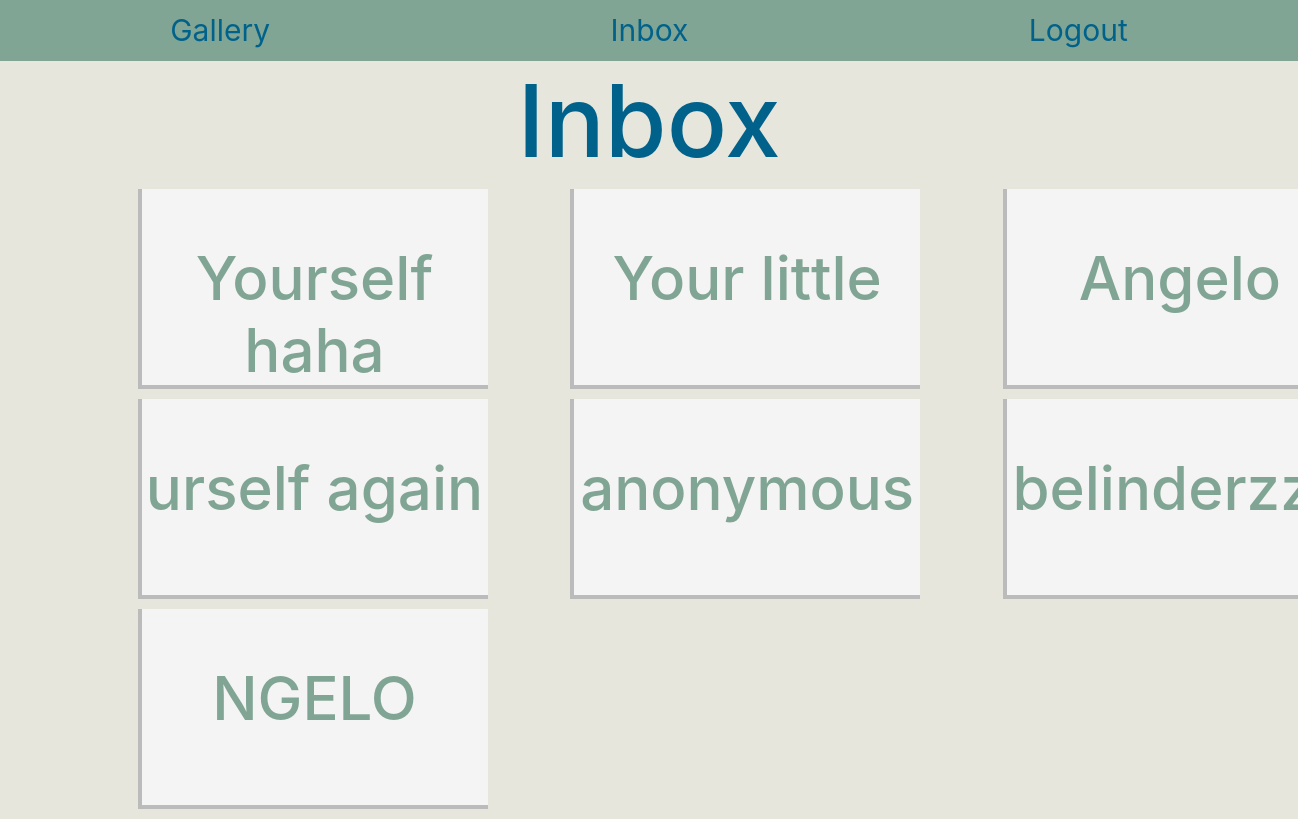
Before: /inbox (signed in) with the older database file.
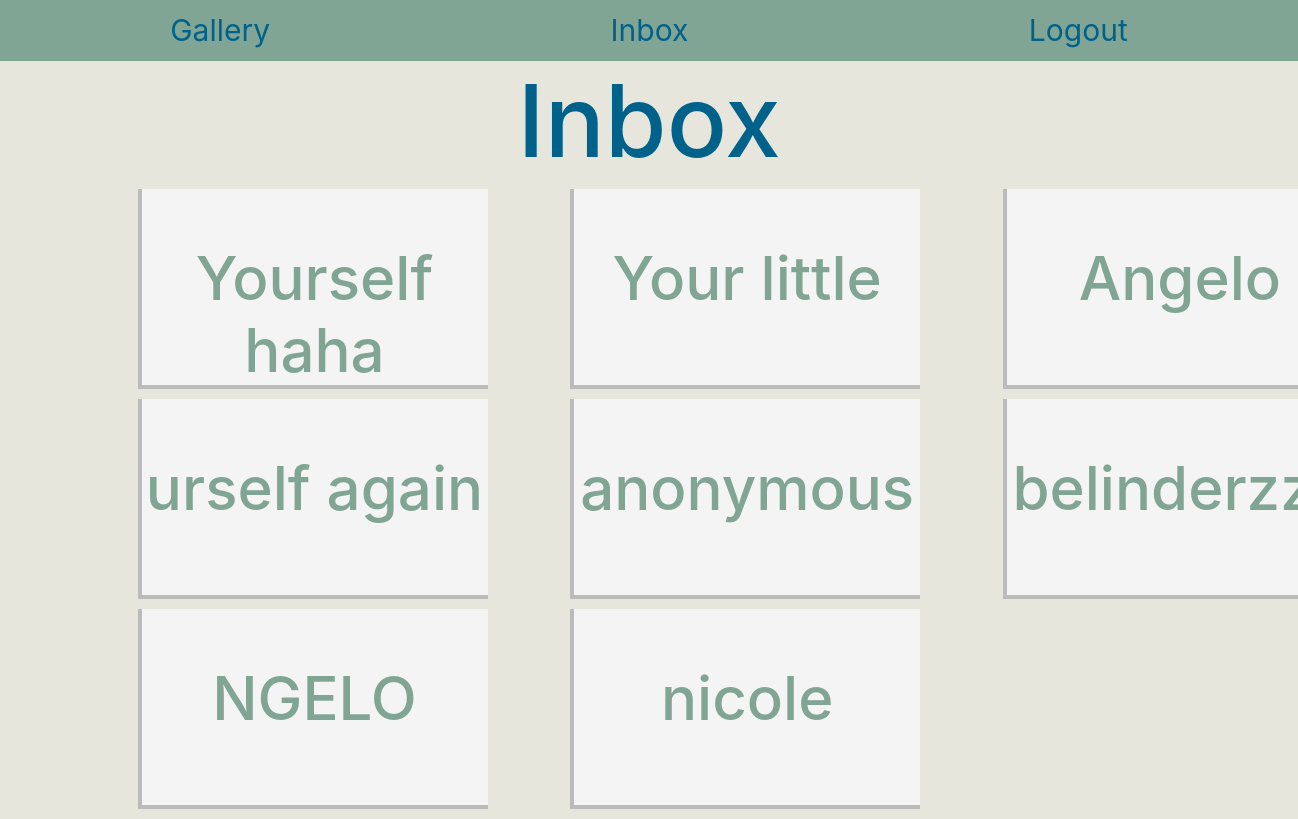
After: the same page with the newer database file.
### app_folder/models.py (models this page shows, shortened)
class Message(db.Model):
    id = db.Column(db.Integer, primary_key=True)
    userMessage = db.Column(db.String(128), index=True)
    username = db.Column(db.String(64), index=True)
    user_id = db.Column(db.Integer, db.ForeignKey('user.id'))
    userFrom = db.Column(db.String(64), index=True)

### app_folder/routes.py (the view)
@app.route("/inbox", methods=['GET', 'POST'])
@login_required
def inbox():
    if not current_user.is_authenticated:
        return redirect("/home")
    user = current_user
    messages = Message.query.filter_by(username=user.username).all()
    return render_template('inbox.html', title="Inbox", user = user, messages = messages)

### app_folder/routes.py (called while the page is built)
@login.user_loader
def load_user(user_id):
    return User.query.get(int(user_id))

### app_folder/templates/inbox.html
{% extends "base.html" %}
{% block inbox %}
<div class="center">
    <h1> Inbox</h1>
</div>
<div class="container-fluid">
    <div class="row">
        <div class="col">
            {% for i in range(0,messages|length,3) %}
                {% if i <= messages|length %}
                <div class="flip-note">
                    <div class="flip-note-inner">
                        <div class="flip-note-front">
                            <h3> {{messages[i].userFrom}}</h3>
                        </div>
                        <div class="flip-note-back">
                            <h4> {{messages[i].userMessage}}</h4>
                        </div>
                    </div>
                </div>
                {% endif %}
            {% endfor %}
        </div>
        <div class="col">
                {% for i in range(0,messages|length,3) %}
                    {% if i < (messages|length - 1) %}
                    <div class="flip-note">
                        <div class="flip-note-inner">
                            <div class="flip-note-front">
                                <h3> {{messages[i+1].userFrom}}</h3>
                            </div>
                            <div class="flip-note-back">
                                <h4> {{messages[i+1].userMessage}}</h4>
                            </div>
                        </div>
                    </div>
                {% endif %}
            {% endfor %}
        </div>
        <div class="col">
            {% for i in range(0,messages|length,3) %}
                {% if i < (messages|length - 2) %}
                <div class="flip-note">
                    <div class="flip-note-inner">
                        <div class="flip-note-front">
                            <h3> {{messages[i+2].userFrom}}</h3>
                        </div>
                        <div class="flip-note-back">
                            <h4> {{messages[i+2].userMessage}}</h4>
                        </div>
                    </div>
                </div>
            {% endif %}
        {% endfor %}
        </div>
    </div>
</div>
{% endblock %}

### app_folder/templates/base.html (shortened to what this page needs)
<!DOCTYPE html>
<html lang="en">
  <head>
       <link rel="stylesheet" href="https://stackpath.bootstrapcdn.com/bootstrap/4.4.1/css/bootstrap.min.css">
       <link rel= "stylesheet" type= "text/css" href= "{{ url_for('static',filename='styles/base.css') }}">
       <link rel= "stylesheet" type= "text/css" href= "{{ url_for('static',filename='styles/envelope.css') }}">
       <link rel= "stylesheet" type= "text/css" href= "{{ url_for('static',filename='styles/home.css') }}">
       <link rel= "stylesheet" type= "text/css" href= "{{ url_for('static',filename='styles/gallery.css') }}">
    </head>
    <body>
        <div>
            {% if current_user.is_anonymous %}
            {% else %}
            <nav class="nav nav-pills nav-fill">
                <a class="nav-item nav-link" href="{{ url_for('gallery') }}">Gallery</a>
                <a class="nav-item nav-link" href="{{ url_for('inbox') }}">Inbox</a>
                <a class="nav-item nav-link" href="{{ url_for('logout') }}">Logout</a>
              </nav>
            {% endif %}
        </div>
        {% block inbox %}{% endblock %}
    </body>
</html>

### app_folder/static/styles/base.css (style rules this page uses)
body { background-color: #E6E6DC; font-size: 10px }
h1 { color: #00628B; font-size: 10em; }
h3 { color: #81A594; font-size: 6em; }
h4 { color: #81A594; font-size: 3em; }
a { color: #00628B; }
.center { text-align: center; }
.nav { font-size: 3em; background-color: #81A594; }

### app_folder/static/styles/envelope.css (style rules this page uses)
* { margin: 0; padding: 0; }
.flip-note { background-color: transparent; width: 350px; height: 200px; margin-bottom: 10px; }
.flip-note-inner { position: relative; width: 100%; height: 100%; border-bottom:rgb(187, 187, 187) solid 4px; text-align:center; transition: transform 0.8s; transform-style: preserve-3d; left: 35%; }
.flip-note-front, .flip-note-back { position: absolute; width: 100%; height: 100%; -webkit-backface-visibility: hidden; backface-visibility:hidden; }
.flip-note-front { padding-top: 15%; background-color: #f5f4f4; color: #798992; border-left:rgb(187, 187, 187) solid 4px; }
.flip-note-back { background-color: #f5f4f4; color: #798992; transform: rotateY(180deg); border-left:rgb(187, 187, 187) solid 4px; }

Changed rows visible on the page:
added Message: userFrom "nicole"
